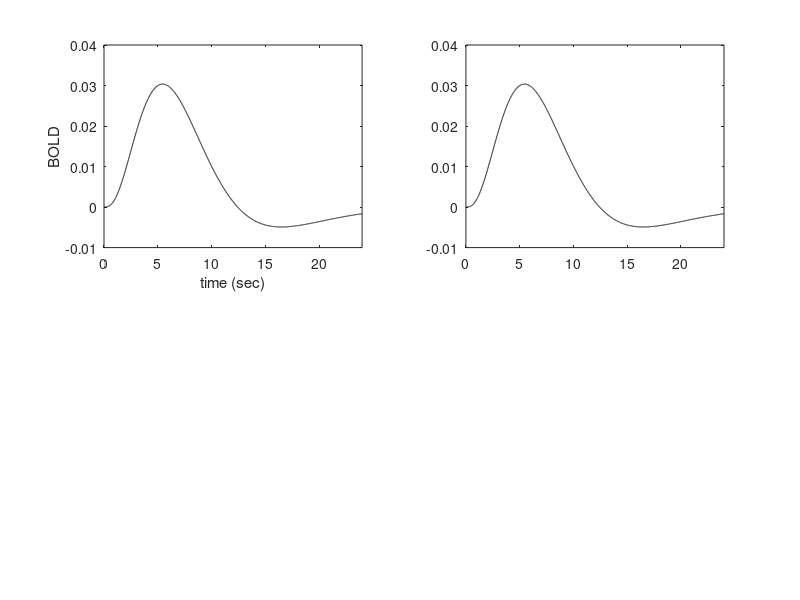

Write the MATLAB code that produced this figure. (Note: this script raises an error after producing the figure.)
clear all; close all; clc;     					%Clear all workspaces
 
% Create the difference-of-gammas hrf
t=0:.01:24;
n1=4; lamda1=2; n2=7; lamda2=2; a=.3; c1=1; c2=.5;
hx=(t.^(n1-1)).*exp(-t/lamda1)/((lamda1^n1)*factorial(n1-1));
hy=(t.^(n2-1)).*exp(-t/lamda2)/((lamda2^n2)*factorial(n2-1));
hrf=a*(c1*hx-c2*hy);
 
subplot(2,2,1);     						%Plot the difference-of-gamma hrf
plot(t,hrf,'k'); axis([0 24 -.01 .04]); 
xlabel('time (sec)'); ylabel('BOLD');
 
% Sample hrf every TR=3 seconds. These points are the raw data to interpolate.
for i=1:9
    xx(i)=hrf(300*i-299);
    n(i)=300*i-299;
end;
tt=0:3:24;
 
subplot(2,2,2);     						%Linear interpolation
plot(t,hrf,'k'); axis([0 24 -.01 .04]); hold on;
xi=(0:.25:24)'; tlin=tt'; xlin=xx';
yi = interp1q(tlin,xlin,xi); 
plot(tlin,xlin,'o',xi,yi);
xlabel('time (sec)'); ylabel('BOLD');
 
subplot(2,2,3);     						%Cubic spline interpolation
plot(t,hrf,'k'); axis([0 24 -.01 .04]); hold on;
xi=(0:.25:24)';
tspline=tt';
xspline=xx';
yi = spline(tspline,xspline,xi); 
plot(tspline,xspline,'o',xi,yi);
xlabel('time (sec)'); ylabel('BOLD');
 
% Sinc interpolate with Eq. 4.4. L = width of Hanning window.
L=10;
for i=1:2401;
    B_interp(i)=sum(xx.*sinc((i-n)/300).*(1+cos(pi*.01*(i-n)/L))/2);
end;
 
subplot(2,2,4);
plot(tt,xx,'o'); hold on;
plot(t,hrf,'k'); axis([0 24 -.01 .04]); hold on;
xlabel('time (sec)'); ylabel('BOLD');
plot(t,B_interp); xlabel('time (sec)'); ylabel('BOLD');

